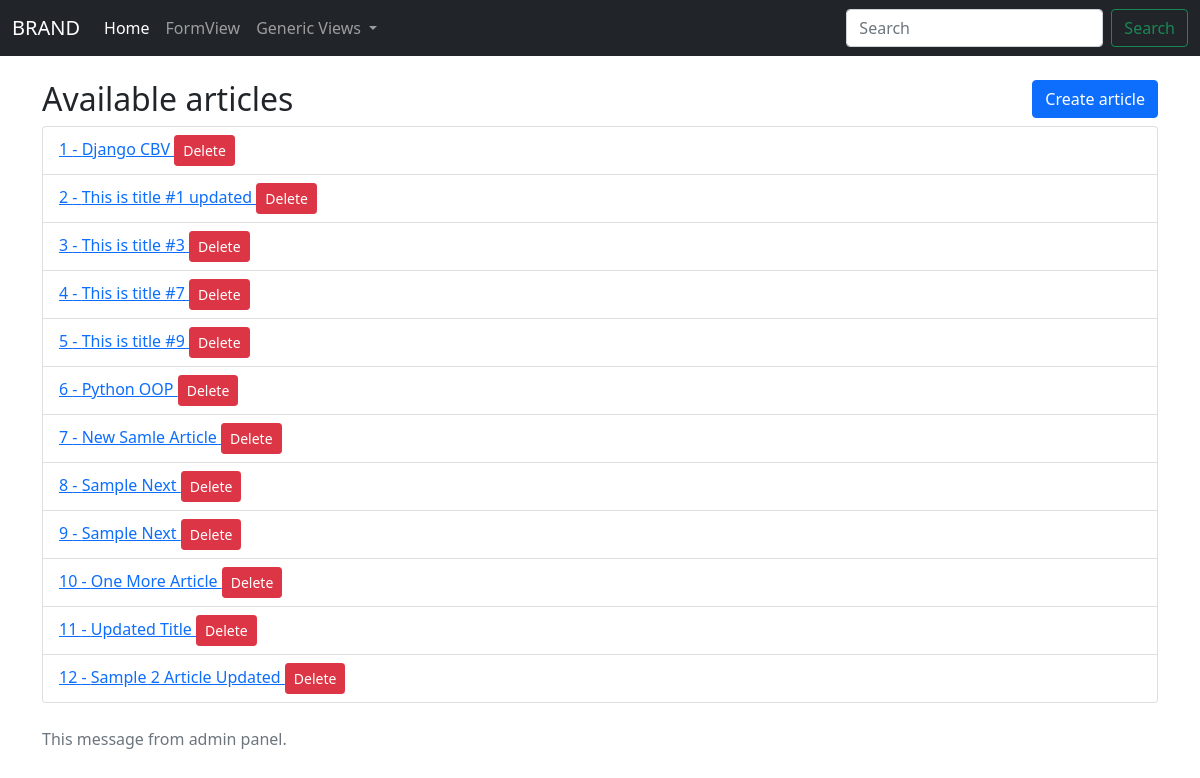
The page /article/list/ on the database as committed earlier.
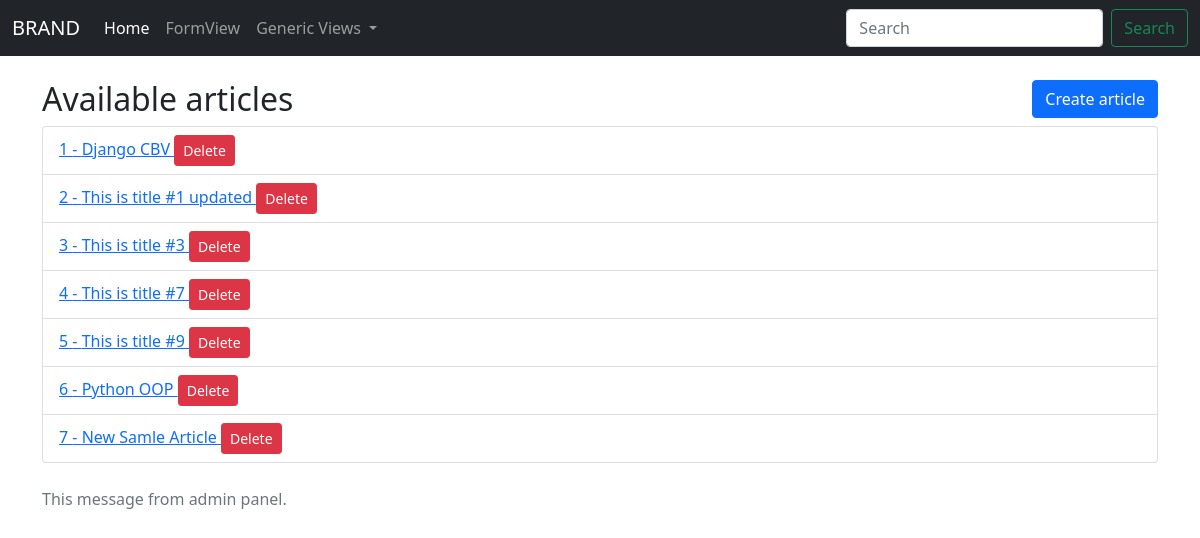
The same page on the database as committed later.
### articles/models.py (models this page shows, shortened)
class Article(models.Model):
    title = models.CharField(max_length=250, verbose_name='Title')
    body = models.TextField(verbose_name='Message')
    slug = models.CharField(max_length=250, null=True, blank=True)
    created_at = models.DateTimeField(auto_now_add=True)
    last_updated = models.DateTimeField(null=True, blank=True)
    is_public = models.BooleanField(default=False)

### articles/views.py (the view)
# urls.py: path('article/list/', views.ArticleList.as_view(), name='article_list'),
class ArticleList(TitleMixin, PublicMixin, ListView):
    template_name = 'articles/article_list.html'
    model = Article
    page_title = ' - Articles'

### articles/mixins.py (called while the page is built)
    @property
    def get_page_title(self):
        return self.page_title

    def get_context_data(self, *args, **kwargs):
        context = super().get_context_data(*args, **kwargs)
        context['notice'] = 'This message from admin panel.'
        context['page_title'] = self.get_page_title
        return context

    @property
    def get_is_public(self):
        return {self.is_public_field:True}

    def get_queryset(self):
        if self.model:
            return self.model._default_manager.filter(**self.get_is_public)
        elif self.queryset:
            return self.queryset.filter(**self.get_is_public)
        else:
            raise ImproperlyConfigured(
                '%(cls)s.model not found. Define '
                'queryset' %{'cls':self.__class__.__name__}
            )

### templates/articles/article_list.html
{% extends 'base.html' %}
{% block content %}
<div class="container">
    <div>
        <br>
        <div class="row">
            <div class="col-md-8">
                <h2>Available articles</h2>
            </div>
        <div class="col-md-4" style="text-align:right;">
            <a class="btn btn-primary" href="{% url 'articles:create_article' %}">Create article</a>
        </div>
        </div>
        <ul class="list-group">
            {% for article in object_list %}
                <li class="list-group-item">
                    <a href="{% url 'articles:article_detail' pk=article.pk slug=article.slug %}">
                        {{ forloop.counter }} - {{ article.title }}
                    </a>
                    <a class="btn btn-sm btn-danger" href="{% url 'articles:article_delete' pk=article.pk slug=article.slug %}">
                        Delete
                    </a>
                </li>
            {% endfor %}
        </ul>
        <br>
        <span class="text-muted">{{ notice }}</span>
    </div>
</div>
{% endblock content %}

### templates/base.html (shortened to what this page needs)
{% load static %}
<!doctype html>
<html lang="en">
  <head>
    <link href="{% static 'css/bootstrap.min.css' %}" rel="stylesheet" />
  </head>
  <body>
<nav class="navbar navbar-expand-lg navbar-dark bg-dark">
  <div class="container-fluid">
    <a class="navbar-brand" href="{% url 'articles:article_list' %}">BRAND</a>
    <div class="collapse navbar-collapse" id="navbarScroll">
      <ul class="navbar-nav me-auto my-2 my-lg-0 navbar-nav-scroll" style="--bs-scroll-height: 100px;">
        <li class="nav-item">
          <a class="nav-link active" aria-current="page" href="{% url 'articles:article_list' %}">Home</a>
        </li>
        <li class="nav-item">
          <a class="nav-link" href="{% url 'articles:form_view' %}">FormView</a>
        </li>
        <li class="nav-item dropdown">
          <a class="nav-link dropdown-toggle" href="#" id="navbarScrollingDropdown" role="button" data-bs-toggle="dropdown" aria-expanded="false">
            Generic Views
          </a>
        </li>
      </ul>
      <form class="d-flex">
        <input class="form-control me-2" type="search" placeholder="Search" aria-label="Search">
        <button class="btn btn-outline-success" type="submit">Search</button>
      </form>
    </div>
  </div>
</nav>
  {% block content %}{% endblock content %}
  </body>
</html>

Rows that differ between the two databases and show on the page:
removed Article: title "Sample Next"
removed Article: title "Sample Next"
removed Article: title "One More Article"
removed Article: title "Updated Title"
removed Article: title "Sample 2 Article Updated"
